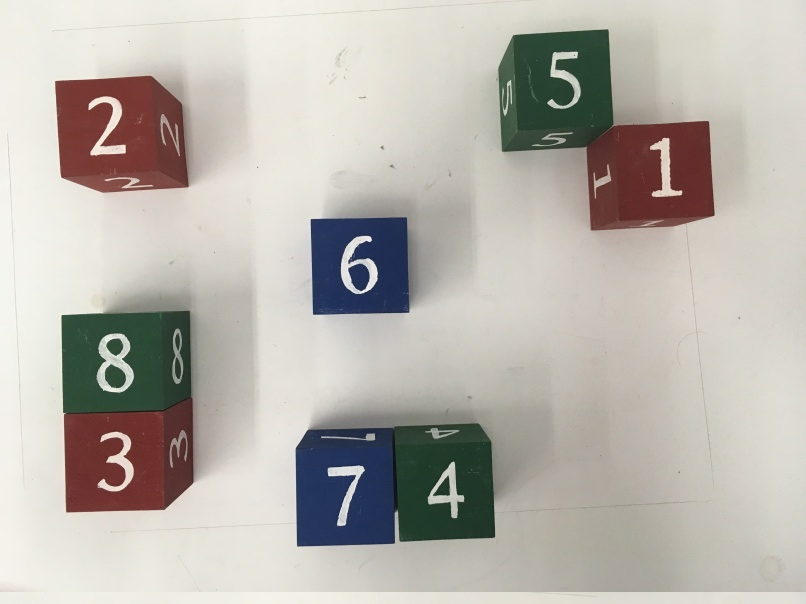
#> input picture image.jpg, 806 x 604 px
$ python Skimage_Canny.py --image image.jpg
#> lines starting #> are read from the running program, lines starting #| are printed output that depends on the picture
import cv2
import argparse as ap
import numpy as np
import matplotlib.pyplot as plt
from scipy import ndimage as ndi
from skimage import feature

# Get the path of the training set
parser = ap.ArgumentParser()
parser.add_argument("-i", "--image", help="Path to Image", required="True")
args = vars(parser.parse_args())

# Load the image
img = cv2.imread(args["image"])
#> img is the input picture: shape (604, 806, 3); mean B, G, R 172.7, 179.9, 184.4
img = img.copy()

gray = cv2.cvtColor(img, cv2.COLOR_BGR2GRAY)
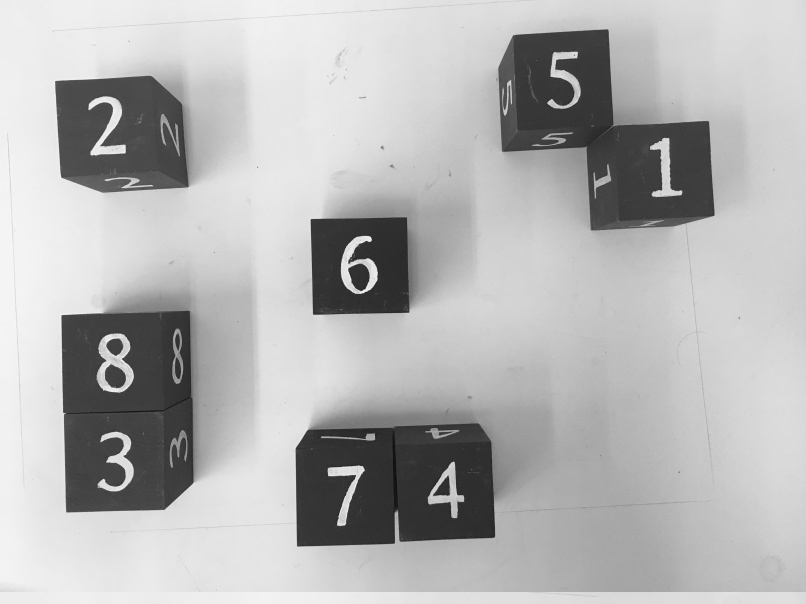
#> gray: shape (604, 806); min 15, max 247, mean 180.4
img_blurred = cv2.medianBlur(gray, 7)

# Generate noisy image of a square
im = np.zeros((128, 128))
im[32:-32, 32:-32] = 1

im = ndi.rotate(im, 15, mode='constant')
im = ndi.gaussian_filter(im, 4)
im += 0.2 * np.random.random(im.shape)

# Compute the Canny filter for two values of sigma
edges1 = feature.canny(im)
edges2 = feature.canny(im, sigma=3)

# display results
fig, (ax1, ax2, ax3) = plt.subplots(nrows=1, ncols=3, figsize=(8, 3),
                                    sharex=True, sharey=True)

ax1.imshow(im, cmap=plt.cm.gray)
ax1.axis('off')
ax1.set_title('noisy image', fontsize=20)

ax2.imshow(edges1, cmap=plt.cm.gray)
ax2.axis('off')
ax2.set_title('Canny filter, $\sigma=1$', fontsize=20)

ax3.imshow(edges2, cmap=plt.cm.gray)
ax3.axis('off')
ax3.set_title('Canny filter, $\sigma=3$', fontsize=20)

fig.tight_layout()

plt.show()
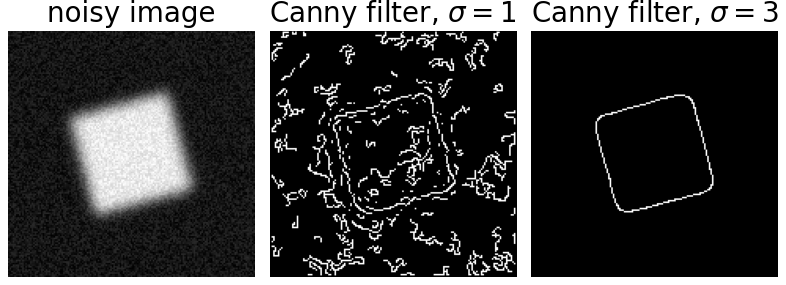
#> figure drawn by matplotlib, 3 panels

$ run again, on P_Color_3.jpg
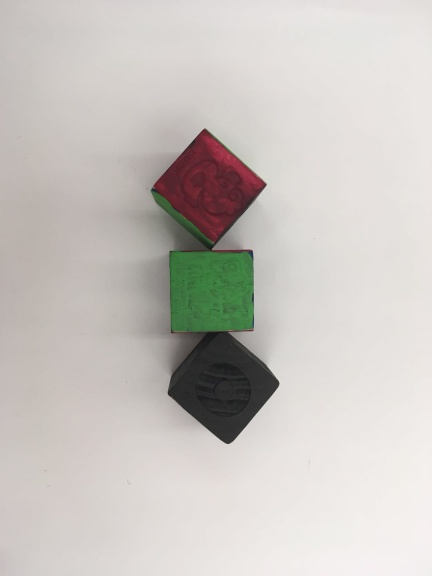
#> input picture P_Color_3.jpg, 432 x 576 px
#> img is the input picture: shape (576, 432, 3); mean B, G, R 192.7, 197.1, 201.4
#> `gray = cv2.cvtColor(img, cv2.COLOR_BGR2GRAY)`:
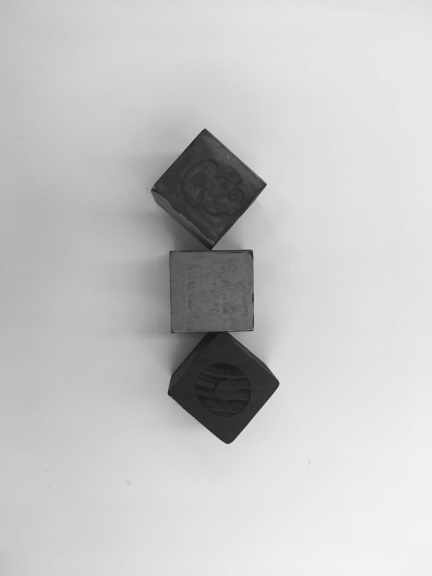
#> gray: shape (576, 432); min 22, max 243, mean 197.9

$ run again, on P_Color_4.jpg
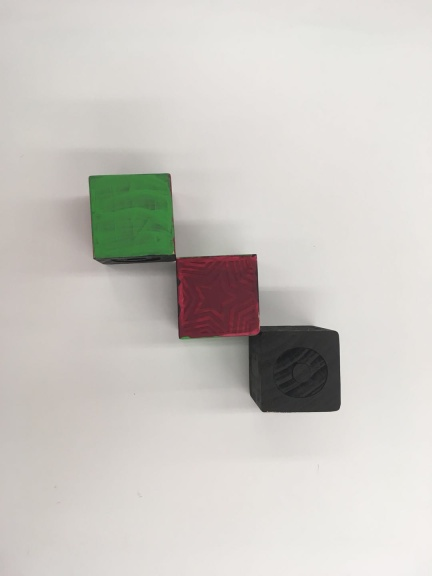
#> input picture P_Color_4.jpg, 432 x 576 px
#> img is the input picture: shape (576, 432, 3); mean B, G, R 196.2, 201.2, 204.5
#> `gray = cv2.cvtColor(img, cv2.COLOR_BGR2GRAY)`:
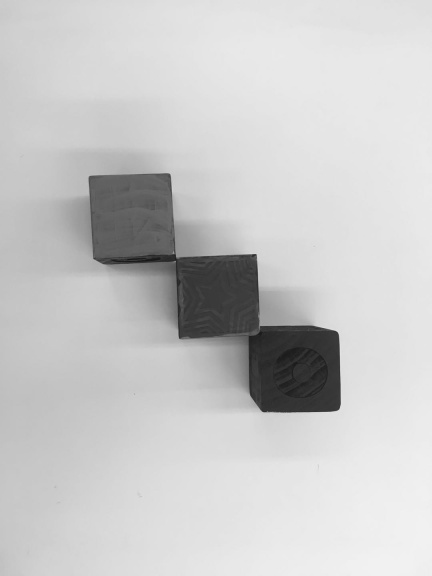
#> gray: shape (576, 432); min 22, max 242, mean 201.6
